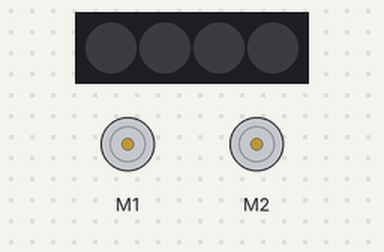
Bench run of a program on a simulated Raspberry Pi Pico running MicroPython. Parts: 4 RGB LEDs in strip order, left to right, 2 × DC motor (green arrow = forward, orange = backward, longer = faster). What the program prints to the serial console is not drawn. At 0.2 s the program stops and its outputs stay as they are.

Above: at 0.3 s.
Timing chart, 0 to 1.7 s (numbered marks = the images above):
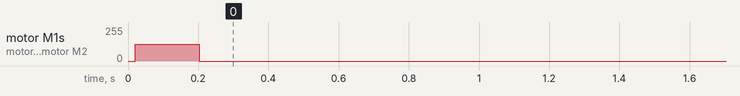

The program:

moteur_bob.py
```python
from PicoAutonomousRobotics import KitronikPicoRobotBuggy
import time

class Moteur:
    def __init__(self, kprBuggy, moteur_cote = 'l'):
        self.kpr = kprBuggy
        self.moteur_cote =  moteur_cote
        self.stop()
        print('pense a mettre le switch a ON')

    def marcheAvant(self, vitesse=50):
        self.kpr.motorOn(self.moteur_cote, 'f',vitesse)

    def marcheArriere(self, vitesse=50):
        self.kpr.motorOn(self.moteur_cote, 'r',vitesse)

    def stop(self):
        self.kpr.motorOff(self.moteur_cote)

if __name__ == '__main__':
    print('test classe moteur')
    kprb = KitronikPicoRobotBuggy()
    # Initialisation des moteurs
    m1 = Moteur(kprb, 'l')
    m2 = Moteur(kprb, 'r')
    print('le robot avance')
    m1.marcheAvant()
    m2.marcheAvant()
    time.sleep(0.2)
    print('le robot s arrete')
    m1.stop()
    m2.stop()
```

Measured:
- by itself, motor M1, motor M2: stopped → forward 127/255 at 0.02 s, → stopped 0.18 s later
